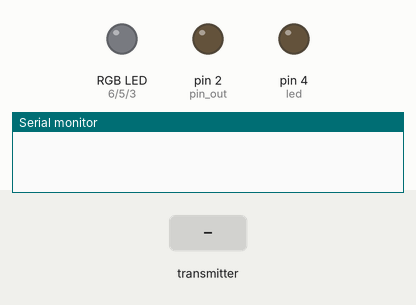
Recording of a sketch running on a simulated Arduino Uno, built with avr-gcc and run on an emulated ATmega328P. On the bench: an RGB LED mixed from three pins (HIGH = lit), output pins drawn as LEDs (lit = HIGH), the last lines printed to the serial monitor. Inputs (shaded band) come from the test bench. Dim RGB values are drawn brighter than linear; no radio packets arrive unless stated.

Above: at 1.2 s.
1.3 s: the transmitter starts sending data = 0
At 1.8 s:
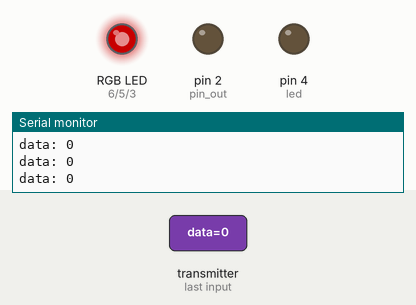
2.8 s: the transmitter starts sending data = 256
At 4.1 s:
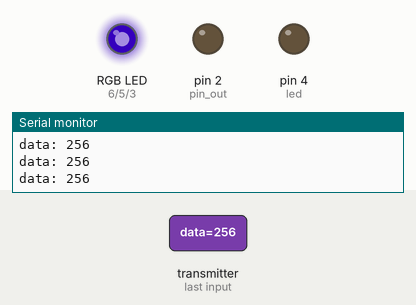
Timing chart, 0 to 5.8 s (numbered marks = the images above; inputs shaded):
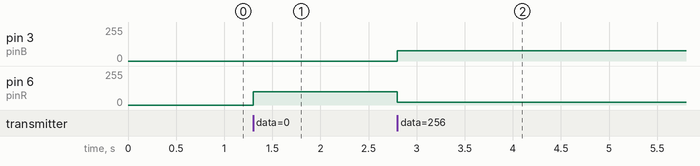

Measured:
- after the input at 1.3 s, pin 6 (pinR): 0/255 → 100/255 at once
- after the input at 2.8 s, pin 3 (pinB): 0/255 → 78/255 at once; pin 6 (pinR): 100/255 → 22/255 at once

The sketch:

rgb_receiver_rgb.ino
```cpp
#include <SPI.h>
#include <nRF24L01.h>
#include <RF24.h> // https://github.com/maniacbug/RF24

const uint64_t pipe = 0xF0F1F2F3F4LL; // индитификатор передачи, "труба"

RF24 radio(9, 10); // CE, CSN


int data = 0;
int lastdata = 0;

const int pin_out = 2;
const int pinB = 3;
const int pinG = 5;
const int pinR = 6;
const int led = 4;
int r = 0;
int g = 0;
int b = 0;
int maximo = 100;

void setup() {
  Serial.begin(9600);

  pinMode(pin_out, OUTPUT);
  pinMode(pinB, OUTPUT);
  pinMode(pinG, OUTPUT);
  pinMode(pinR, OUTPUT);
  pinMode(led, OUTPUT);

  radio.begin();
  delay(2);
  radio.setChannel(9); // канал (0-127)

  // скорость, RF24_250KBPS, RF24_1MBPS или RF24_2MBPS
  // RF24_250KBPS на nRF24L01 (без +) неработает.
  // меньше скорость, выше чувствительность приемника.
  radio.setDataRate(RF24_1MBPS);

  // мощьность передатчика RF24_PA_MIN=-18dBm, RF24_PA_LOW=-12dBm, RF24_PA_MED=-6dBM,
  radio.setPALevel(RF24_PA_HIGH);

  radio.openReadingPipe(1, pipe); // открываем первую трубу с индитификатором "pipe"
  radio.startListening(); // включаем приемник, начинаем слушать трубу
}

//  radio.stopListening(); // останавливает приём (нужно перед началом передачи)


void loop()
{
  int data;
  int heading;
  if (radio.available()) { // проверяем не пришло ли чего в буфер.
    radio.read(&data, sizeof(data)); // читаем данные, указываем сколько байт читать

    Serial.print("data: ");
    Serial.println(data);
    heading = data;


    if ((heading >= 0) && (heading < 90)) {
      r = int(map(heading, 0, 90, maximo, 0));
      g = int(map(heading, 0, 90, 0, maximo));
      b = 0;
    } else if ((heading >= 90) && (heading < 135)) {
      r = 0;
      g = maximo;
      b = int(map(heading, 90, 135, 0, maximo));
    } else if ((heading >= 135) && (heading < 180)) {
      r = int(map(heading, 135, 180, 0, maximo));
      g = maximo;
      b = maximo;
    } else if ((heading >= 180) && (heading < 225)) {
      r = int(map(heading, 180, 225, maximo, 0));
      g = int(map(heading, 180, 225, maximo, 0));
      b = maximo;
    } else if ((heading >= 225) && (heading <= 360)) {
      r = int(map(heading, 225, 360, 0, maximo));
      g = 0;
      b = int(map(heading, 225, 360, maximo, 0));
    }

    analogWrite(pinR, r);
    analogWrite(pinG, g);
    analogWrite(pinB, b);

    if (data >= 286 && data <= 290) {
      digitalWrite(pin_out, HIGH);
    }
    else digitalWrite(pin_out, LOW);


    }
}
```
